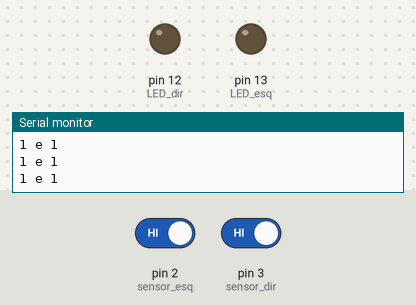
Bench run of a sketch on a simulated Arduino Uno, built with avr-gcc and run on an emulated ATmega328P. On the bench: output pins drawn as LEDs (lit = HIGH), the last lines printed to the serial monitor. The test bench sets the inputs (shaded band); at power-on: pin 2 (sensor_esq) HIGH, pin 3 (sensor_dir) HIGH.

Above: at 1.2 s.
1.3 s: pin 2 (sensor_esq) driven LOW
At 2.3 s:
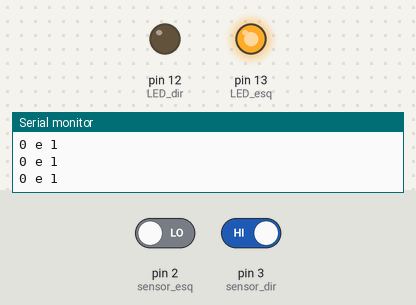
2.9 s: pin 3 (sensor_dir) driven LOW
At 3.6 s:
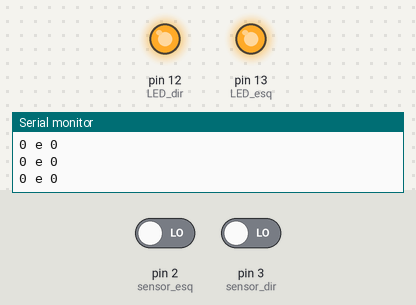
4.5 s: pin 2 (sensor_esq) driven HIGH
At 4.9 s:
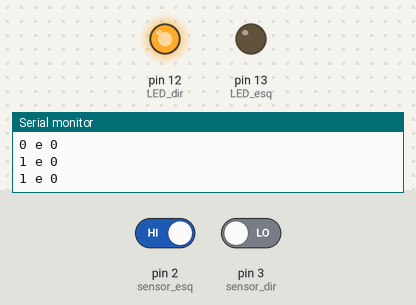
6.1 s: pin 3 (sensor_dir) driven HIGH
At 7.4 s:
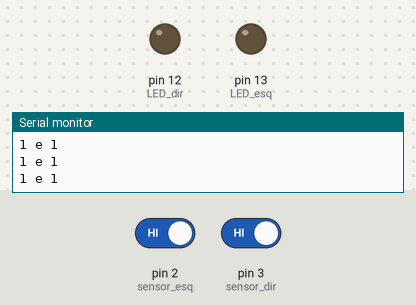
Timing chart, 0 to 8.7 s (numbered marks = the images above; inputs shaded):
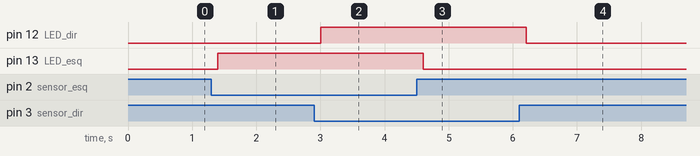

The sketch:

aula07_ex02.ino
```cpp
//Declaração de constantes
// Pinos 2 e 3 para OUT (Saída) dos sensores
const int sensor_esq = 2, sensor_dir = 3;
// Pinos 9 e 10 para LEDs
const int LED_esq = 13, LED_dir = 12;

void setup() {
  // Inicia comunicação serial
  Serial.begin(9600);
  // configuração dos sensores e LEDs
  pinMode(sensor_esq, INPUT);
  pinMode(sensor_dir, INPUT);
  pinMode(LED_esq, OUTPUT);
  pinMode(LED_dir, OUTPUT);
}
void loop() {
  // Leitura dos sensores
  int leitura1 = digitalRead(sensor_esq);
  int leitura2 = digitalRead(sensor_dir);
  // Escrita no Monitor Serial
  Serial.print(leitura1);
  Serial.print(" e ");
  Serial.println(leitura2);
// Se os dois sensores lerem a faixa preta
  if(leitura1 == LOW && leitura2 == LOW){
    // Ligam os dois LEDs
    digitalWrite(LED_esq, HIGH);
    digitalWrite(LED_dir, HIGH);
  }
  // Se o sensor esquerdo somente ler a faixa preta
  else if(leitura1 == LOW && leitura2 == HIGH){
    // Liga somente LED esquerdo
    digitalWrite(LED_esq, HIGH);
    digitalWrite(LED_dir, LOW);
  }
  // Se o sensor direito somente ler a faixa preta
  else if(leitura1 == HIGH && leitura2 == LOW){
    // Liga somente LED direito
    digitalWrite(LED_esq, LOW);
    digitalWrite(LED_dir, HIGH);
  }
  // Se nenhum dos dois sensores lerem a faixa preta
  else if(leitura1 == HIGH && leitura2 == HIGH){
    // Desliga LEDs
    digitalWrite(LED_esq, LOW);
    digitalWrite(LED_dir, LOW);
  }   delay(200);        // Aguarda 200 ms
} // fim do programa
```

Measured:
- after the input at 1.3 s, pin 13 (LED_esq): LOW → HIGH after 0.10 s
- after the input at 2.9 s, pin 12 (LED_dir): LOW → HIGH after 0.10 s
- after the input at 4.5 s, pin 13 (LED_esq): HIGH → LOW after 0.10 s
- after the input at 6.1 s, pin 12 (LED_dir): HIGH → LOW after 0.11 s
